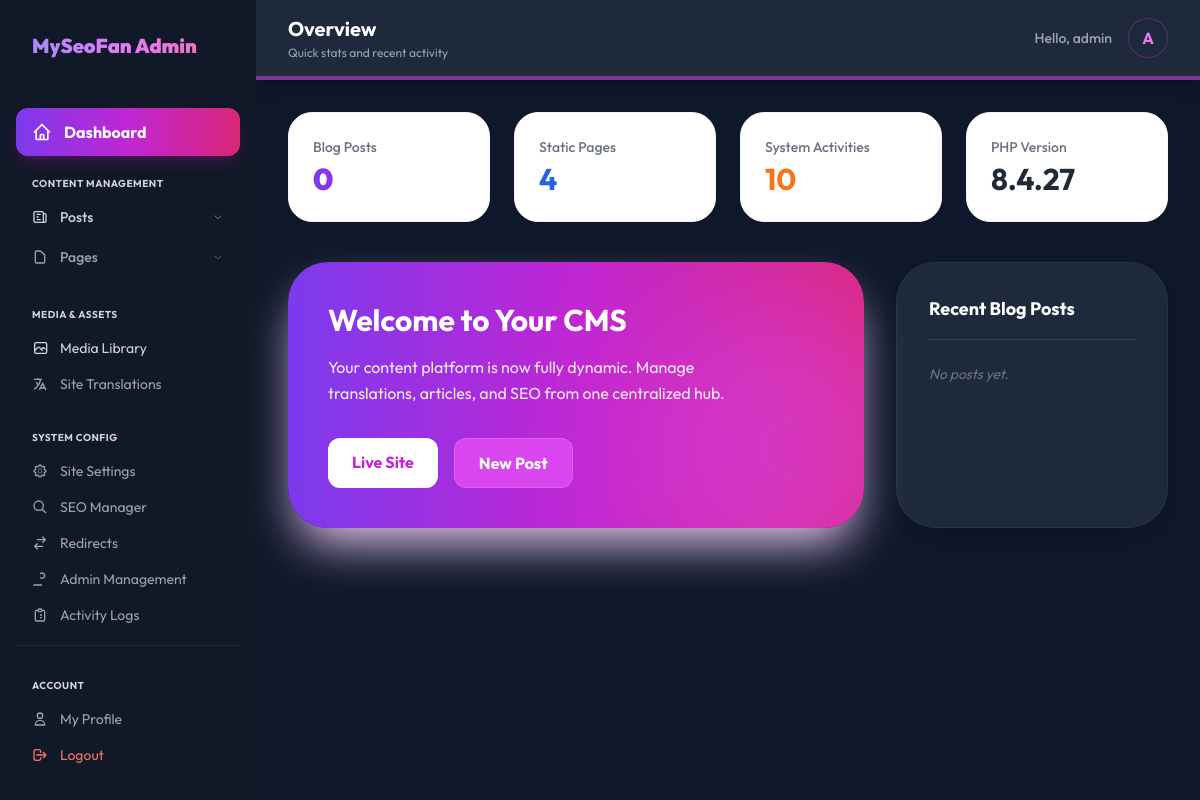
Page /admin/dashboard.php (signed in) on the earlier database version.
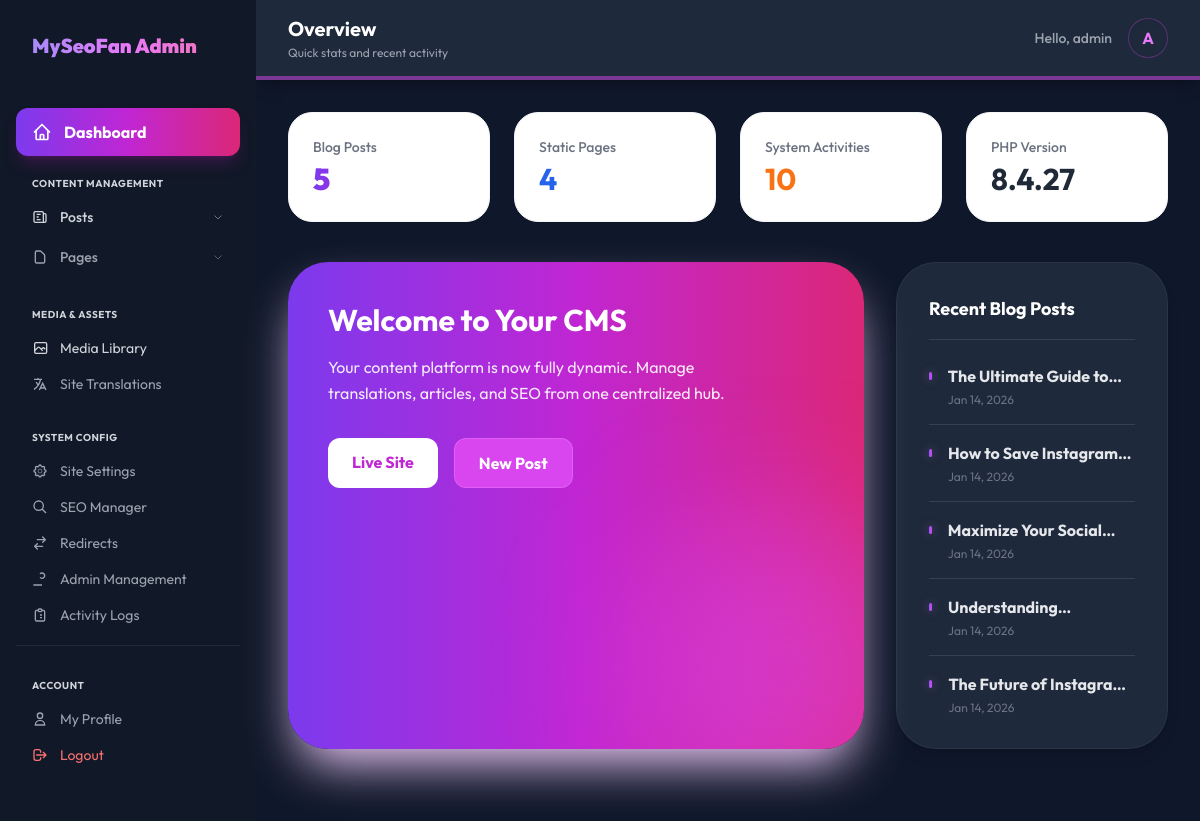
Same page on the later database version.
### tables this page shows
CREATE TABLE blog_posts (id INTEGER PRIMARY KEY AUTOINCREMENT, title TEXT, slug TEXT UNIQUE, content TEXT, thumbnail TEXT, lang_code TEXT DEFAULT 'en', meta_title TEXT, meta_description TEXT, created_at DATETIME DEFAULT CURRENT_TIMESTAMP, category TEXT DEFAULT 'General', translation_group TEXT, status TEXT DEFAULT 'published', tags TEXT DEFAULT '', excerpt TEXT, author_id INTEGER);

### admin/dashboard.php (the view, shortened to what the changed rows need)
<?php
require_once '../includes/db.php';
$recentPosts = $pdo->query("SELECT title, created_at FROM blog_posts WHERE lang_code = 'en' ORDER BY created_at DESC LIMIT 5")->fetchAll();
?>
<!DOCTYPE html>
<html lang="en">
<head>
    <script src="https://cdn.tailwindcss.com"></script>
</head>
<body class="flex">
    <?php include 'includes/sidebar.php'; ?>
    <main class="flex-1 min-h-screen bg-[#0f172a]">
        <div class="p-8">
            <div class="grid md:grid-cols-3 gap-8 mb-10">
                <div
                    class="md:col-span-2 bg-gradient-to-r from-violet-600 via-fuchsia-600 to-pink-600 rounded-[2.5rem] p-10 text-white relative overflow-hidden shadow-2xl shadow-fuchsia-200">
                    <div class="relative z-10">
                        <h2 class="text-3xl font-bold mb-4">Welcome to Your CMS</h2>
                    </div>
                </div>
                <div class="bg-[#1e293b] p-8 rounded-[2.5rem] shadow-lg border border-slate-700/50">
                    <div class="space-y-4">
                        <?php foreach ($recentPosts as $p): ?>
                            <div class="flex items-start gap-4 pb-4 border-b border-slate-700 last:border-0 last:pb-0">
                                <div
                                    class="w-2 h-2 mt-2 bg-gradient-to-r from-violet-500 to-fuchsia-500 rounded-full shadow-[0_0_10px_rgba(232,121,249,0.5)]">
                                </div>
                                <div>
                                    <p
                                        class="font-bold text-gray-200 line-clamp-1 hover:text-fuchsia-400 transition-colors cursor-default">
                                        <?php echo htmlspecialchars($p['title']); ?>
                                    </p>
                                    <p class="text-xs text-gray-500 mt-1">
                                        <?php echo date('M d, Y', strtotime($p['created_at'])); ?>
                                    </p>
                                </div>
                            </div>
                        <?php endforeach; ?>
                        <?php if (empty($recentPosts)): ?>
                            <p class="text-gray-500 text-sm italic">No posts yet.</p>
                        <?php endif; ?>
                    </div>
                </div>
            </div>
        </div>
    </main>
</body>
</html>

Differences in the rows shown:
added blog_posts: title "The Ultimate Guide…", created_at "Jan 14, 2026"
added blog_posts: title "How to Save…", created_at "Jan 14, 2026"
added blog_posts: title "Maximize Your…", created_at "Jan 14, 2026"
added blog_posts: created_at "Jan 14, 2026"
added blog_posts: title "The Future of…", created_at "Jan 14, 2026"
Other differences:
text no longer shown: "No posts yet."
